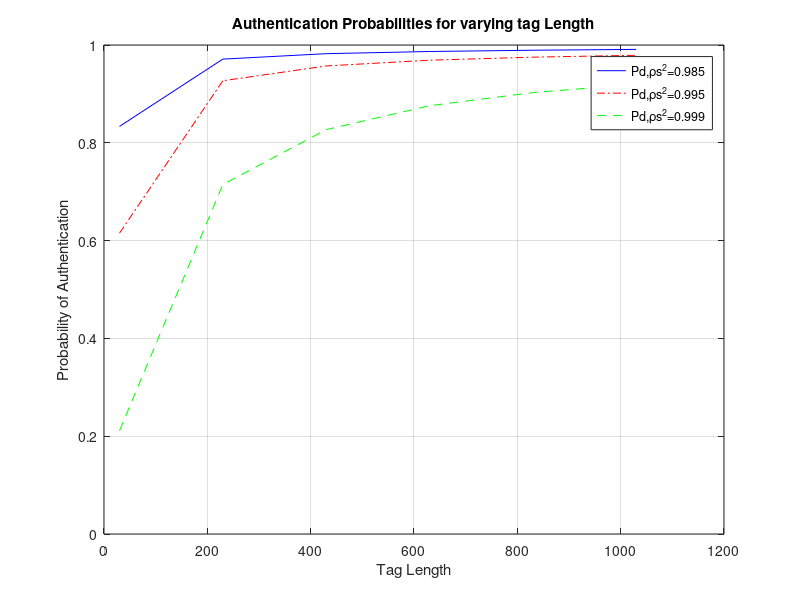

Write the MATLAB code that produced this figure.
clc
clear,close all

ss_1=0.985;tt_1=0.015;
ss_2=0.995;tt_2=0.005;
ss_3=0.999;tt_3=0.001;
%syms tao [1 1000];
L=30:200:1200;
n=1000;
gama_0_dB=6;
gama_0=4;
P_out=0.05;
gama_=-gama_0/log(1-P_out);
N0=1/gama_;
h=(1/sqrt(2))*( randn(1,n) + 1i*randn(1,n));
for j=1:6
    for i=1:n
        gama(i)=((abs(h(i))).^2)/N0;
        sigma_v_1(i)=sqrt(L(j)/(tt_1*gama(i)));
        sigma_v_2(i)=sqrt(L(j)/(tt_2*gama(i)));
        sigma_v_3(i)=sqrt(L(j)/(tt_3*gama(i)));
        tao_0_1(i)=sqrt(2)*erfinv(2*0.99-1)*sigma_v_1(i);%用反误差函数解方程
        tao_0_2(i)=sqrt(2)*erfinv(2*0.99-1)*sigma_v_2(i);
        tao_0_3(i)=sqrt(2)*erfinv(2*0.99-1)*sigma_v_3(i);
%         tao_0_1(i)=solve((1/2)*(1+erf((tao(i)/sigma_v_1(i))/sqrt(2)))-0.99,tao(i));
%         tao_0_2(i)=solve((1/2)*(1+erf((tao(i)/sigma_v_2(i))/sqrt(2)))-0.99,tao(i));
%         tao_0_3(i)=solve((1/2)*(1+erf((tao(i)/sigma_v_3(i))/sqrt(2)))-0.99,tao(i));
        middle_1(j,i)=(tao_0_1(i)-L(j))/sigma_v_1(i);
        middle_2(j,i)=(tao_0_2(i)-L(j))/sigma_v_2(i);
        middle_3(j,i)=(tao_0_3(i)-L(j))/sigma_v_3(i);
    end
end
for i=1:6
    p_1(i,:)=1-cdf('Normal',middle_1(i,:),0,1);
    p_2(i,:)=1-cdf('Normal',middle_2(i,:),0,1);
    p_3(i,:)=1-cdf('Normal',middle_3(i,:),0,1);
    P_1(i)=mean(p_1(i,:));
    P_2(i)=mean(p_2(i,:));
    P_3(i)=mean(p_3(i,:));
end
plot(L,P_1,'-b',L,P_2,'-.r',L,P_3,'--g');;axis([0,1200,0,1]);grid on,xlabel('Tag Length'),ylabel('Probability of Authentication'),legend('Pd,ρs^2=0.985','Pd,ρs^2=0.995','Pd,ρs^2=0.999'),title('Authentication Probabilities for varying tag Length');